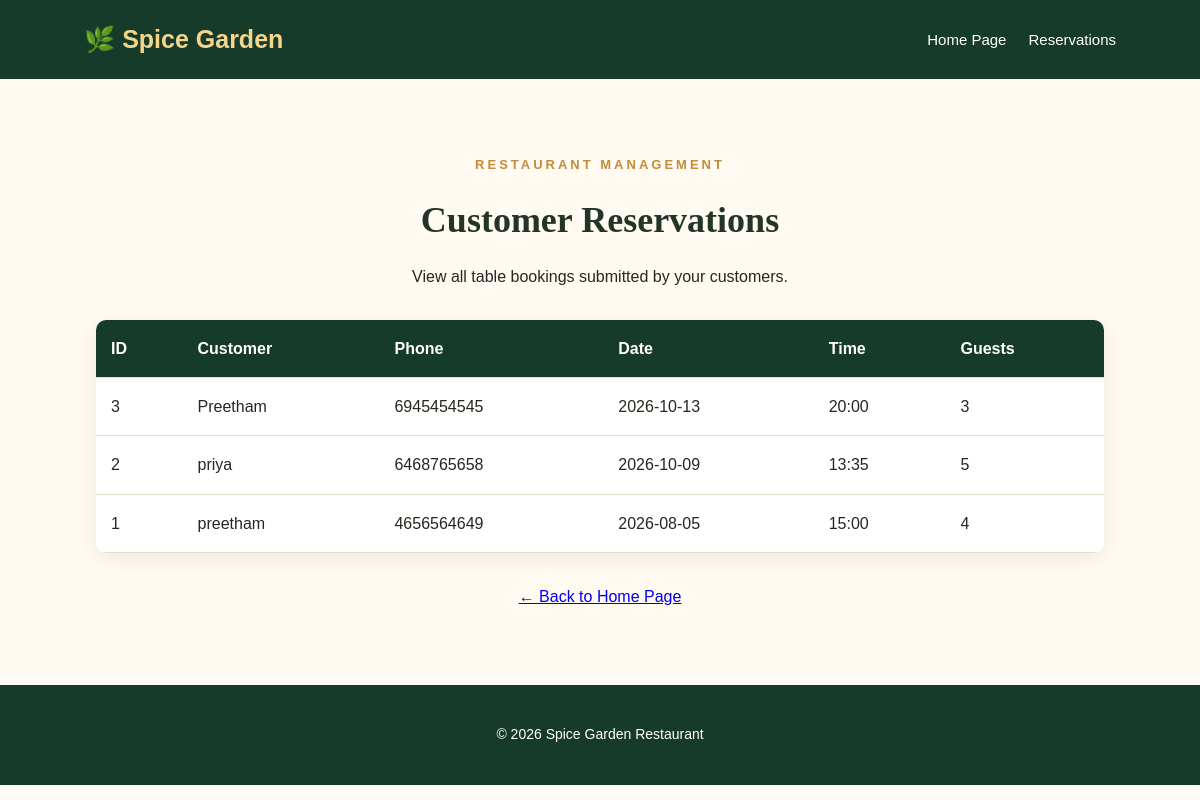
The page /admin on the database its author committed.
### tables this page shows
CREATE TABLE reservations (
            id INTEGER PRIMARY KEY AUTOINCREMENT,
            name TEXT NOT NULL,
            phone TEXT NOT NULL,
            date TEXT NOT NULL,
            time TEXT NOT NULL,
            guests INTEGER NOT NULL
        );

### app.py (the view)
@app.route("/admin")
def admin():
    connection = sqlite3.connect(DATABASE)
    connection.row_factory = sqlite3.Row
    reservations = connection.execute(
        "SELECT * FROM reservations ORDER BY id DESC"
    ).fetchall()
    connection.close()
    return render_template(
        "admin.html",
        reservations=reservations
    )

### templates/admin.html (shortened to what this page needs)
<!DOCTYPE html>
<html lang="en">
<head>
    <link rel="stylesheet" href="{{ url_for('static', filename='css/style.css') }}">
</head>
<body>
<header class="navbar">
    <a href="/" class="logo">🌿 Spice Garden</a>
    <nav>
        <a href="/">Home Page</a>
        <a href="/admin">Reservations</a>
    </nav>
</header>
<main class="section admin">
    <p class="eyebrow">RESTAURANT MANAGEMENT</p>
    <h1>Customer Reservations</h1>
    <p>View all table bookings submitted by your customers.</p>
    {% if reservations %}
    <div class="table-wrap">
        <table>
            <thead>
                <tr>
                    <th>ID</th>
                    <th>Customer</th>
                    <th>Phone</th>
                    <th>Date</th>
                    <th>Time</th>
                    <th>Guests</th>
                </tr>
            </thead>
            <tbody>
                {% for r in reservations %}
                <tr>
                    <td>{{ r['id'] }}</td>
                    <td>{{ r['name'] }}</td>
                    <td>{{ r['phone'] }}</td>
                    <td>{{ r['date'] }}</td>
                    <td>{{ r['time'] }}</td>
                    <td>{{ r['guests'] }}</td>
                </tr>
                {% endfor %}
            </tbody>
        </table>
    </div>
    {% endif %}
    <p><a href="/">← Back to Home Page</a></p>
</main>
<footer>
    <p>© 2026 Spice Garden Restaurant</p>
</footer>
</body>
</html>

### static/css/style.css (style rules this page uses)
* { margin: 0; padding: 0; box-sizing: border-box; }
html { scroll-behavior: smooth; scroll-padding-top: 90px; }
body { font-family: Arial, Helvetica, sans-serif; color: #29251f; background: #fffaf2; line-height: 1.7; }
a { transition: 0.3s ease; }
.navbar { display: flex; justify-content: space-between; align-items: center; gap: 20px; padding: 18px 7%; background: #173b2b; color: white; flex-wrap: wrap; }
.logo { font-size: 25px; font-weight: bold; color: #f5d58a; text-decoration: none; }
nav { display: flex; gap: 22px; flex-wrap: wrap; }
nav a { color: white; text-decoration: none; font-size: 15px; }
.eyebrow { color: #c58b38; font-size: 13px; font-weight: bold; letter-spacing: 3px; margin-bottom: 14px; }
.section { padding: 75px 8%; text-align: center; }
.admin { min-height: 70vh; }
.admin h1 { color: #243528; font-family: Georgia, serif; font-size: 36px; margin-bottom: 12px; }
.table-wrap { width: 100%; overflow-x: auto; margin: 30px auto; background: white; border-radius: 10px; box-shadow: 0 5px 20px rgba(0, 0, 0, 0.08); }
table { width: 100%; border-collapse: collapse; background: white; }
th, td { padding: 15px; border-bottom: 1px solid #e4dccf; text-align: left; white-space: nowrap; }
th { background: #173b2b; color: white; }
footer { background: #173b2b; color: white; text-align: center; padding: 32px 20px; }
footer p { margin: 6px 0; font-size: 14px; }

### rows shown on the page
reservations: id "3", name "Preetham", phone "6945454545", date "2026-10-13", time "20:00", guests "3"
reservations: id "2", name "priya", phone "6468765658", date "2026-10-09", time "13:35", guests "5"
reservations: id "1", name "preetham", phone "4656564649", date "2026-08-05", time "15:00", guests "4"
